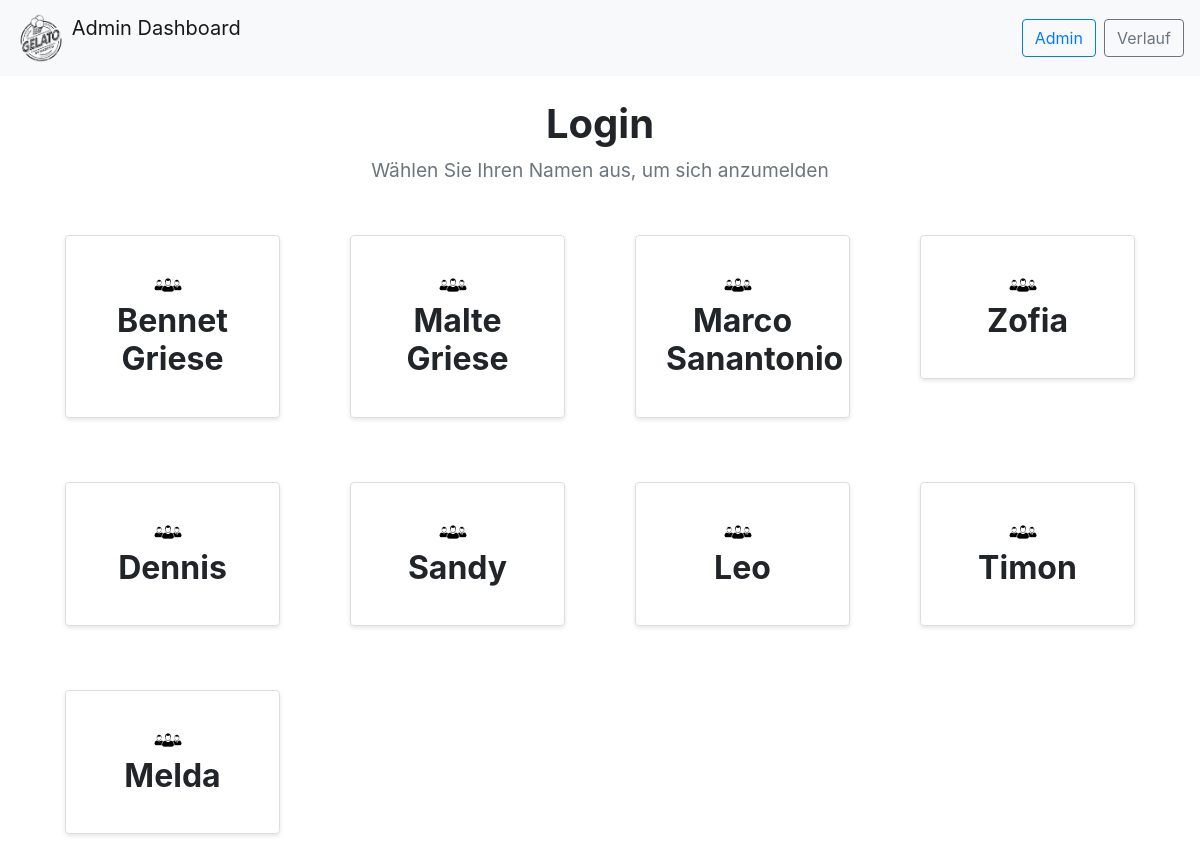
Before: / with the older database file.
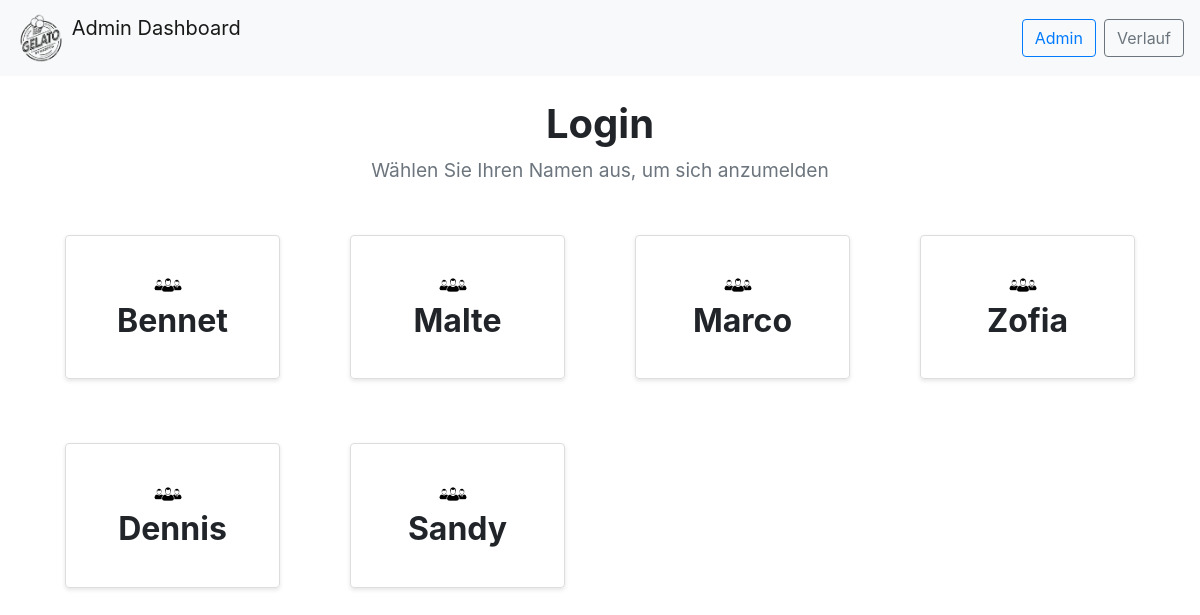
After: the same page with the newer database file.
### app.py (models this page shows)
class Seller(db.Model):
    id = db.Column(db.Integer, primary_key=True)
    first_name = db.Column(db.String(50), nullable=False)
    last_name = db.Column(db.String(50), nullable=False)

### app.py (the view)
@app.route('/')
def index():
    sellers = Seller.query.all()
    return render_template('index.html', sellers=sellers)

### templates/index.html (shortened to what this page needs)
<!DOCTYPE html>
<html>
<head>
    <link rel="stylesheet" href="{{ url_for('static', filename='css/bootstrap.min.css') }}">
</head>
<body>
<nav class="navbar navbar-expand-lg navbar-light bg-light">
    <a class="navbar-brand" href="#">
        <img src="{{ url_for('static', filename='logo.png') }}" class="d-inline-block align-top" alt="Logo">
        Admin Dashboard
    </a>
    <div class="collapse navbar-collapse" id="navbarNav">
        <button class="btn btn-outline-primary ml-auto" data-toggle="modal" data-target="#adminModal">Admin</button>
        <button class="btn btn-outline-secondary ml-2" onclick="window.location.href='{{ url_for('get_history') }}'">Verlauf</button>
    </div>
</nav>
<div class="container mt-4">
    <div class="login-header">
        <h1>Login</h1>
        <p>Wählen Sie Ihren Namen aus, um sich anzumelden</p>
    </div>
    <div class="row">
        {% for seller in sellers %}
            <div class="col-lg-3 col-md-4 col-sm-6 col-xs-12 mb-4">
                <div class="panel" onclick="window.location.href='{{ url_for('login', seller_id=seller.id) }}'">
                    <img src="{{ url_for('static', filename='employee_icon.png') }}" class="employee-icon" alt="Employee Icon">
                    <h3>{{ seller.first_name }} {{ seller.last_name }}</h3>
                </div>
            </div>
        {% endfor %}
    </div>
</div>
</body>
</html>

### templates/index.html (style rules this page uses)
.panel { border: 1px solid #ddd; border-radius: 4px; box-shadow: 0 2px 4px rgba(0,0,0,0.1); padding: 30px; margin: 20px; transition: background-color 0.3s, box-shadow 0.3s; text-align: center; font-size: 1.5rem; }
.navbar-brand img { filter: invert(1); width: 50px; height: 50px; }
.login-header { text-align: center; margin-bottom: 30px; }
.login-header h1 { font-size: 2.5rem; font-weight: bold; }
.login-header p { font-size: 1.2rem; color: #6c757d; }
.panel h3 { font-size: 2rem; font-weight: bold; }
.navbar { display: flex; justify-content: center; }
.navbar-collapse { justify-content: center; }
.employee-icon { width: 30px; height: 30px; margin-right: 10px; vertical-align: middle; }

Changed rows visible on the page:
removed Seller: first_name "Leo"
removed Seller: first_name "Timon"
removed Seller: first_name "Melda"
changed Seller "Bennet": last_name "Griese" → (not shown)
changed Seller "Malte": last_name "Griese" → (not shown)
changed Seller "Marco": last_name "Sanantonio" → (not shown)
